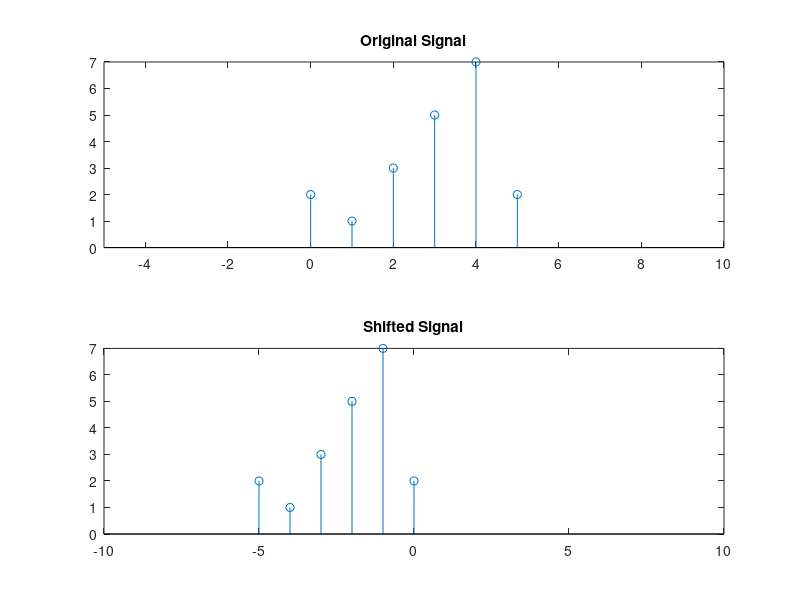

Source code (MATLAB):

%Implementation of y(t)=X(t-to)

t=0:5;
x=[2 1 3 5 7 2];

subplot(2,1,1);
stem(t,x);                                          % plot in discrete sequence
xlim([-5 10]);
title('Original Signal');

to=input('Enter a Number to shift signal: ');     %Get the valhue of to  from user
if to>0                       
    a=-to;
    b=0;
elseif to<0
    a=0;
    b=-to;
else
    a=0;
    b=0;
end
   
subplot(2,1,2);
stem(t-to,x);
xlim([a-5 b+10]);
title('Shifted Signal');
